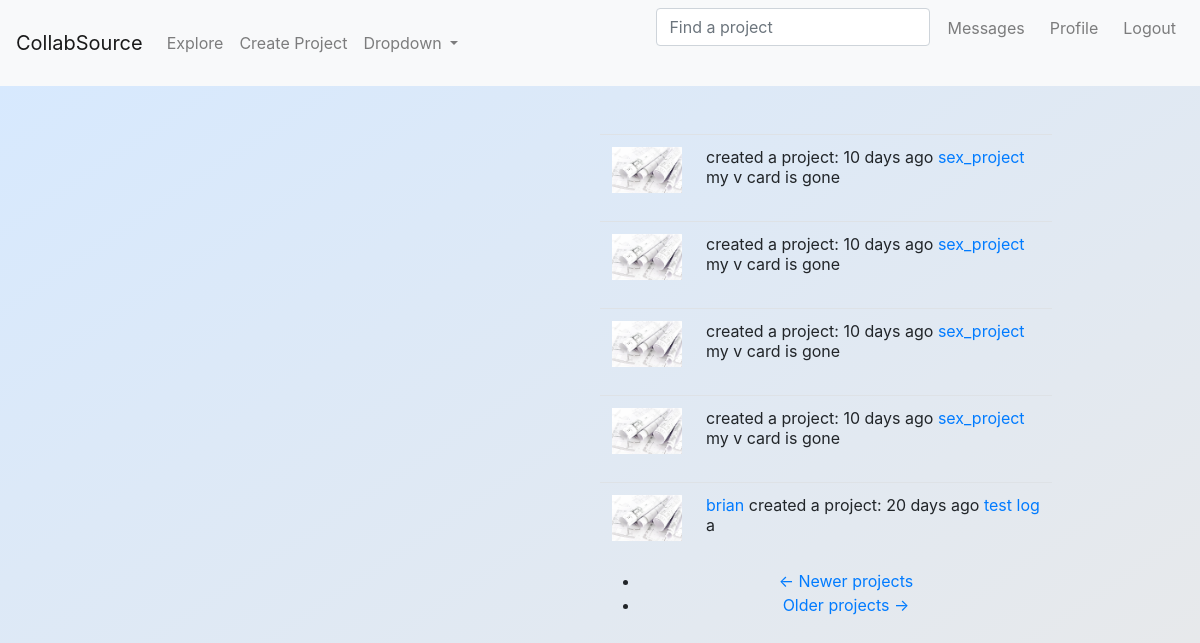
Page /explore (signed in) on the committed database.
### app/models.py (models this page shows, shortened)
class SearchableMixin(object):
    @classmethod
    def before_commit(cls, session):
        session._changes = {
            'add': list(session.new),
            'update': list(session.dirty),
            'delete': list(session.deleted)
        }
    @classmethod
    def after_commit(cls, session):
        for obj in session._changes['add']:
            if isinstance(obj, SearchableMixin):
                add_to_index(obj.__tablename__, obj)
        for obj in session._changes['update']:
            if isinstance(obj, SearchableMixin):
                add_to_index(obj.__tablename__, obj)
        for obj in session._changes['delete']:
            if isinstance(obj, SearchableMixin):
                remove_from_index(obj.__tablename__, obj)
        session._changes = None

@dataclass
class Project(SearchableMixin, db.Model):
    __searchable__ = ['category','name','descr'] # add 'tags' and 'wanted_positions' when JSON figured out
    id = db.Column(db.Integer, primary_key=True)
    category = db.Column(db.String(60))
    name = db.Column(db.String(60))
    descr = db.Column(db.String(140))
    skill_level = db.Column(db.String(20))
    setting = db.Column(db.String(20))
    chat_link = db.Column(db.String(512)) # Discord, slack etc.
    language = db.Column(db.String(5))
    timestamp = db.Column(db.DateTime, index=True, default=datetime.utcnow) # index to retrieve projs in chron. order
    user_id = db.Column(db.Integer, db.ForeignKey('user.id')) #creator ID (want this to be many to one: many creator to one proj)
    __mapper_args__ = {'polymorphic_on': category}
    tags = db.relationship( # Looking at relationship from project (one) --> tags (many)
        'Tag', secondary=tag_map, #Self-ref, association table
        backref=db.backref('tag_map', lazy='dynamic'), lazy='dynamic') #defines how this relationship will be accessed from the right side entity
    wanted_positions = db.relationship( # represented by 'w_pos' for kind arg in tag functions
        'Position', secondary=position_map,
        backref=db.backref('position_map', lazy='dynamic'), lazy='dynamic')
    user_requests = db.relationship('JoinRequest', back_populates='project',cascade="all, delete-orphan", lazy='dynamic') # try setting to __tablename__
    members = db.relationship('ProjMember',back_populates='project',
                        lazy='dynamic',cascade="all, delete-orphan")

@dataclass
class Learning(Project):
    __mapper_args__ = {'polymorphic_identity': 'learning'}
    id = db.Column(db.Integer, db.ForeignKey('project.id'), primary_key=True)
    _field_name = 'learning' #SelectField option in form
    pace = db.Column(db.String(60))
    learning_category = db.Column(db.String(60))
    subject = db.Column(db.String(60)) #still have to figure out how to implement this
    resource = db.Column(db.String(70)) #can be textbook, playlist, etc.

### app/main/routes.py (the view)
@bp.route('/explore')
@login_required
def explore():
    page = request.args.get('page', 1, type=int)
    projects = Project.query.order_by(Project.timestamp.desc()).paginate(
        page, current_app.config['PROJECTS_PER_PAGE'], False)
    next_url = url_for('main.explore', page=projects.next_num) \
        if projects.has_next else None
    prev_url = url_for('main.explore', page=projects.prev_num) \
        if projects.has_prev else None
    return render_template('explore.html', title=_('Explore'),
                           projects=projects.items, next_url=next_url,
                           prev_url=prev_url)

### app/main/forms.py
class SearchForm(FlaskForm):
    q = StringField(_l('Find a project'), validators=[DataRequired()])
    def __init__(self, *args, **kwargs):
        if 'formdata' not in kwargs:
            kwargs['formdata'] = request.args # for the GET request
        if 'csrf_enabled' not in kwargs:
            kwargs['csrf_enabled'] = False
        super(SearchForm, self).__init__(*args, **kwargs)

### app/main/__init__.py (called while the page is built)
@bp.app_context_processor
def inject_permissions(proj=None):
    if proj:
        return dict(Permission=ProjPerm)
    else:
        return dict(Permission=SitePerm)

### app/main/routes.py (called while the page is built)
@bp.before_app_request
def before_request():
    if current_user.is_authenticated:
        current_user.last_seen = datetime.utcnow()
        db.session.commit()
        g.search_form = SearchForm() # g variable is specific to each request and each client
    g.locale = str(get_locale())

### app/models.py (called while the page is built)
@login.user_loader
def load_user(id):
    return User.query.get(int(id))

    def new_requests(self):
        last_read_time = self.last_notif_read_time or datetime(1900,1,1)
        return JoinRequest.query.filter_by(kind='request').join(ProjMember,
            (JoinRequest.project_id == ProjMember.project_id)).filter(
                ProjMember.user_id == self.id).filter(JoinRequest.timestamp > last_read_time).count() + \
            JoinRequest.query.filter_by(user_id = self.id, kind='invite').filter(
                        JoinRequest.timestamp > last_read_time).count()

### app/templates/explore.html (shortened to what this page needs)
{% extends "base.html" %}
{% block content %}
<br><br>
<div class='go_center project_stream' >
    {% for project in projects %}
    {% include '_proj_pvw.html' %}
    {% endfor %}
    <nav aria-label="...">
        <ul class="pager">
            <li class="previous{% if not prev_url %} disabled{% endif %}">
                <a href="{{ prev_url or '#' }}">
                    <span aria-hidden="true">&larr;</span> {{ _('Newer projects') }}
                </a>
            </li>
            <li class="next{% if not next_url %} disabled{% endif %}">
                <a href="{{ next_url or '#' }}">
                    {{ _('Older projects') }} <span aria-hidden="true">&rarr;</span>
                </a>
            </li>
        </ul>
    </nav>
</div>
{% endblock %}

### app/templates/base.html (shortened to what this page needs)
<html>
    <head>
        <link rel="stylesheet" href="https://cdn.jsdelivr.net/npm/bootstrap@4.6.0/dist/css/bootstrap.min.css">
        <link href="https://cdnjs.cloudflare.com/ajax/libs/select2/4.0.10/css/select2.min.css" rel="stylesheet" />
        <link rel="stylesheet" href="https://ajax.googleapis.com/ajax/libs/jqueryui/1.12.1/themes/smoothness/jquery-ui.css">
    </head>
    <body id="grad1">
        {% block navbar %}
        <nav class="navbar navbar-expand-lg navbar-light bg-light">
            <a class="navbar-brand" href="{{ url_for('main.index') }}">CollabSource</a>
            <div class="collapse navbar-collapse" id="navbarSupportedContent">
              <ul class="navbar-nav mr-auto">
                <li class="nav-item">
                  <a class="nav-link" href="{{ url_for('main.explore') }}">{{ _('Explore') }}</a>
                </li>
                <li class="nav-item">
                  <a class="nav-link" href="{{ url_for('main.create_project') }}">{{ _('Create Project') }}</a>
                </li>
                <li class="nav-item dropdown">
                  <a class="nav-link dropdown-toggle" href="#" id="navbarDropdown" role="button" data-toggle="dropdown" aria-haspopup="true" aria-expanded="false">
                    Dropdown
                  </a>
                </li>
              </ul>
              <ul class="nav navbar-nav navbar-right">
                {% if g.search_form %}
                  <form class="navbar-form" method="get"
                          action="{{ url_for('main.search') }}">
                      <div class="form-group">
                          {{ g.search_form.q(size=20, class='form-control',
                              placeholder=g.search_form.q.label.text) }}
                      </div>
                  </form>
                  {% endif %}
                {% if current_user.is_anonymous %}
                <li class="nav-item"><a class="nav-link" href="{{ url_for('auth.login') }}">{{ _('Login') }}</a></li>
                {% else %}
                <li>
                  <a class="nav-link" href="{{ url_for('main.messages') }}">
                    &nbsp; {{ _('Messages') }} &nbsp;
                    {% set new_notifs = current_user.new_requests() %}
                  </a>
                </li>
                <li class="nav-item"><a class="nav-link" href="{{ url_for('main.user', username=current_user.username) }}">{{ _('Profile') }} &nbsp; </a></li>
                <li class="nav-item"><a class="nav-link" href="{{ url_for('auth.logout') }}">{{ _('Logout') }}</a></li>
                {% endif %}
              </ul>
            </div>
          </nav>
        {% endblock %}
        <div class="container">
            {% block content %}{% endblock %}
        </div>
  </body>
</html>

### app/templates/_proj_pvw.html (shortened to what this page needs)
<table class="table table-hover">
    <tr>
        <td width="70px">
            <a href="{{ url_for('main.project', project_id=project.id) }}">
                <img style='width: 70px', src="{{ url_for('static', filename='img/proj.jpg') }}" />
            </a>
        </td>
        <td>
            {{ _('%(username)s created a project: %(when)s',
                    username=user_link, when=moment(project.timestamp).fromNow()) }}
            <a href="{{url_for('main.project', project_id=project.id)}}">{{ project.name }}</a><br>
            {{ project.descr }}
        </td>
    </tr>
</table>

### app/templates/base.html (style rules this page uses)
.go_center { position: relative; left: 50%; margin-left: -300px; text-align: center; display: inline-block; z-index: 1; }
.project_stream { position:absolute; margin-left: 0px; clear: both; }
#grad1 { background-image: linear-gradient(to bottom right, #d6e9ff, #e9e9e9); }

### rows in the picture
Project: name "sex_project", descr "my v card is gone"
Project: name "sex_project", descr "my v card is gone"
Project: name "sex_project", descr "my v card is gone"
Project: name "sex_project", descr "my v card is gone"
Learning: name "test log", descr "a"
